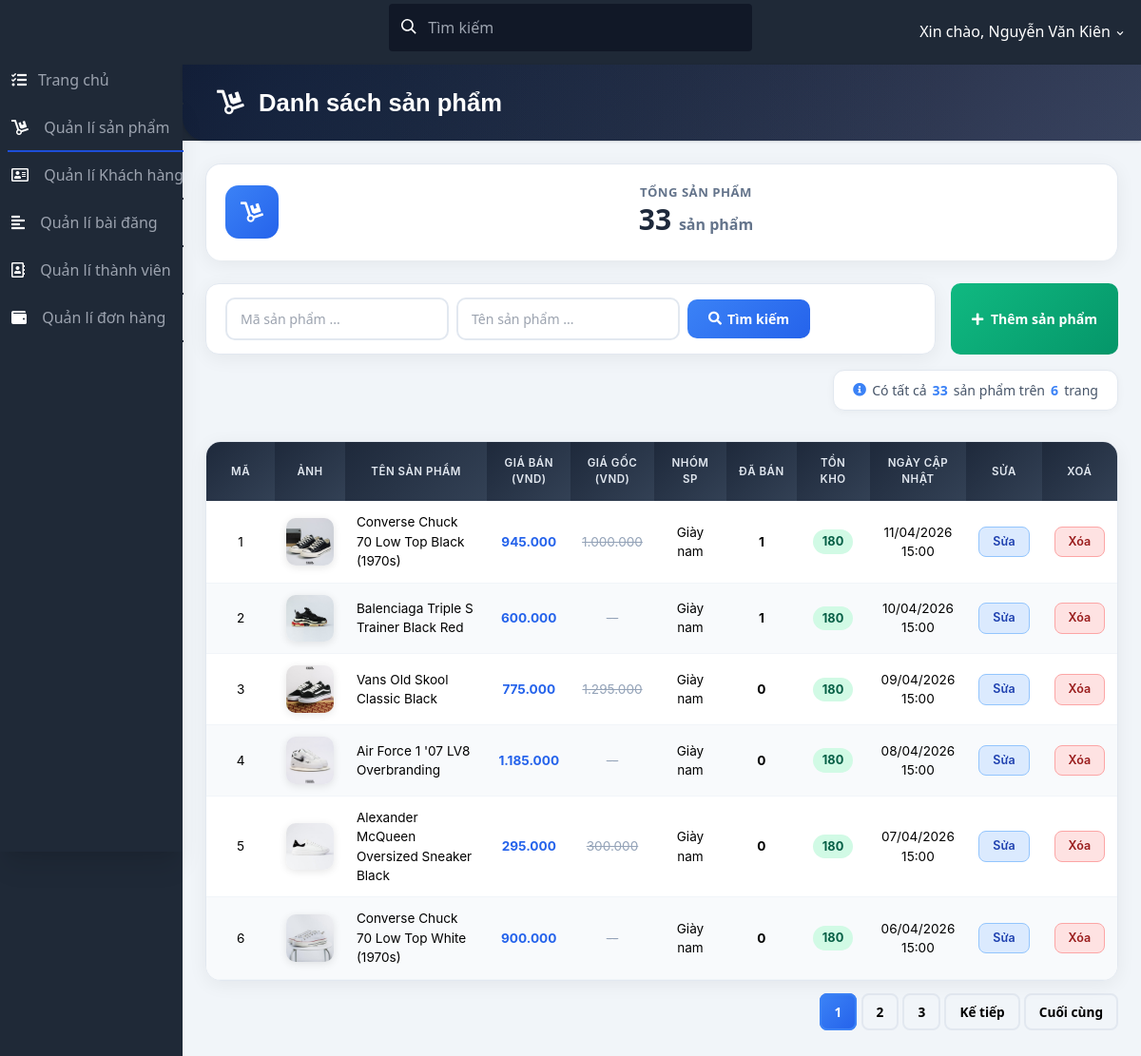
Screenshot of /admin/quanlisanpham.php (signed in) with the database file from the repository.
### tables this page shows
CREATE TABLE `tbl_qlsanpham` (
  `masp` int(11) NOT NULL AUTO_INCREMENT,
  `tensp` varchar(255) DEFAULT NULL,
  `anhgiuoithieu1` varchar(255) DEFAULT NULL,
  `anhgiuoithieu2` varchar(255) DEFAULT NULL,
  `anhdaidien` varchar(255) DEFAULT NULL,
  `giasanpham` int(11) DEFAULT NULL,
  `giagoc` int(11) DEFAULT NULL,
  `noidung` varchar(5000) DEFAULT NULL,
  `ngaytao` int(11) DEFAULT NULL,
  `nhomsp` varchar(255) DEFAULT NULL,
  `ngaycapnhat` int(11) DEFAULT NULL,
  PRIMARY KEY (`masp`)
);

### admin/quanlisanpham.php (the view, shortened to what this page needs)
<?php
    include './connect_db.php';
    require_once dirname(__DIR__) . '/includes/inventory_helper.php';
    $item_per_page = !empty($_GET['per_page']) ? $_GET['per_page'] : 6;
    $current_page = !empty($_GET['page']) ? $_GET['page'] : 1;
    $offset = ($current_page - 1) * $item_per_page;
    $totalRecords = mysqli_query($con, "SELECT * FROM `tbl_qlsanpham`");
    $totalRecords = $totalRecords->num_rows;
    $totalPages = ceil($totalRecords / $item_per_page);
    if (!empty($where)) {
        $result = mysqli_query($con,
            "SELECT * FROM `tbl_qlsanpham` where (" . $where . ") ORDER BY `masp` ASC  LIMIT " . $item_per_page .
            " OFFSET " . $offset);
    } else {
        $result = mysqli_query($con,
            "SELECT * FROM `tbl_qlsanpham` ORDER BY `masp` ASC  LIMIT " . $item_per_page . " OFFSET " . $offset);
    }
    $sold_query = mysqli_query($con, "SELECT masp, SUM(quantity) as sold FROM `oder_chitiet` GROUP BY masp");
    $soldMap = [];
    if ($sold_query) {
        while ($s = mysqli_fetch_assoc($sold_query)) {
            $soldMap[$s['masp']] = (int)$s['sold'];
        }
    }
    $stock_query = mysqli_query($con, "SELECT masp, SUM(soluong) as total_stock, MIN(soluong) as min_stock FROM `tbl_tonkho` GROUP BY masp");
    $stockMap = [];
    if ($stock_query) {
        while ($st = mysqli_fetch_assoc($stock_query)) {
            $stockMap[$st['masp']] = ['total' => (int)$st['total_stock'], 'min' => (int)$st['min_stock']];
        }
    }
?>
<!DOCTYPE html>
<html lang="en">
<head>
    <link href="https://use.fontawesome.com/releases/v5.3.1/css/all.css"
          rel="stylesheet">
    <link href="https://unpkg.com/tailwindcss@^2/dist/tailwind.min.css"
          rel="stylesheet">
    <link href="https://afeld.github.io/emoji-css/emoji.css" rel="stylesheet">
    <link href="css/test.css" rel="stylesheet">
</head>
<body class="bg-gray-800 font-sans leading-normal tracking-normal mt-12">
<nav class="fixed top-0 z-20 px-1 pt-2 pb-1 mt-0 w-full h-auto bg-gray-800 md:pt-1">
    <div class="flex flex-wrap items-center">
        <div class="flex flex-shrink justify-center text-white md:w-1/3 md:justify-start">
            <a href="#">
                <span class="pl-2 text-xl"><i class="em em-grinning"></i></span>
            </a>
        </div>
        <div class="flex flex-1 justify-center px-2 text-white md:w-1/3 md:justify-start">
                <span class="relative w-full">
                    <input class="px-2 py-3 pl-10 w-full leading-normal text-white bg-gray-900 rounded border border-transparent transition appearance-none focus:outline-none focus:border-gray-400"
                           placeholder="Tìm kiếm"
                           type="search">
                    <div class="absolute search-icon"
                         style="top: 1rem; left: .8rem;">
                        <svg class="w-4 h-4 text-white pointer-events-none fill-current"
                             viewBox="0 0 20 20"
                             xmlns="http://www.w3.org/2000/svg">
                            <path d="M12.9 14.32a8 8 0 1 1 1.41-1.41l5.35 5.33-1.42 1.42-5.33-5.34zM8 14A6 6 0 1 0 8 2a6 6 0 0 0 0 12z"></path>
                        </svg>
                    </div>
                </span>
        </div>
        <div class="flex justify-between content-center pt-2 w-full md:w-1/3 md:justify-end">
            <ul class="flex flex-1 justify-between items-center list-reset md:flex-none">
                <li class="flex-1 md:flex-none md:mr-3">
                    <div class="inline-block relative">
                        <button class="text-white drop-button focus:outline-none"
                                onclick="toggleDD('myDropdown')"><span
                                    class="pr-2"></span> <?php
                                echo 'Xin chào, ' . $_SESSION['dangnhap1'] ?>
                            <svg class="inline h-3 fill-current"
                                 viewBox="0 0 20 20"
                                 xmlns="http://www.w3.org/2000/svg">
                                <path d="M9.293 12.95l.707.707L15.657 8l-1.414-1.414L10 10.828 5.757 6.586 4.343 8z"/>
                            </svg>
                        </button>
                    </div>
                </li>
            </ul>
        </div>
    </div>
</nav>
<div class="flex flex-col md:flex-row">
    <div class="bg-gray-800 shadow-xl h-16 fixed bottom-0 mt-12 md:relative md:h-screen z-10 w-full md:w-48">
        <div class="md:mt-12 md:w-50 md:fixed md:left-0 md:top-0 content-center md:content-start text-left justify-between">
            <ul class="list-reset flex flex-row md:flex-col py-0 md:py-3 px-1 md:px-2 text-center md:text-left">
                <li class="mr-3 flex-1">
                    <a class="block py-1 md:py-3 pl-1 align-middle text-white no-underline hover:text-white border-b-2 border-gray-800 hover:border-pink-500"
                       href="./trangchu.php">
                        <i class="fas fa-tasks pr-0 md:pr-3"></i><span
                                class="pb-1 md:pb-0 text-xs md:text-base text-gray-600 md:text-gray-400 block md:inline-block">Trang chủ</span>
                    </a>
                </li>
                <li class="mr-3 flex-1">
                    <a class="block py-1 md:py-3 pl-1 align-middle text-white no-underline hover:text-white border-b-2 border-gray-800 border-blue-700"
                       href="./quanlisanpham.php">
                        <i class="fas fa-dolly md:pr-3"></i>
                        <span
                                class="pb-1 md:pb-0 text-xs md:text-base text-gray-600 md:text-gray-400 block md:inline-block">Quản lí sản phẩm</span>
                    </a>
                </li>
                <li class="mr-3 flex-1">
                    <a class="block py-1 md:py-3 pl-1 align-middle text-white no-underline hover:text-white border-b-2 border-gray-800 hover:border-yellow-400"
                       href="./quanlikhachhang.php">
                        <i class="far fa-address-card md:pr-3"></i>
                        <span
                                class="pb-1 md:pb-0 text-xs md:text-base text-gray-600 md:text-gray-400 block md:inline-block">Quản lí Khách hàng</span>
                    </a>
                </li>
                <li class="mr-3 flex-1">
                    <a class="block py-1 md:py-3 pl-1 align-middle text-white no-underline hover:text-white border-b-2 border-gray-800 hover:border-blue-500"
                       href="./quanlibaidang.php">
                        <i class="fas fa-align-left md:pr-3"></i>
                        <span
                                class="pb-1 md:pb-0 text-xs md:text-base text-gray-600 md:text-gray-400 block md:inline-block">Quản lí bài đăng</span>
                    </a>
                </li>
                <li class="mr-3 flex-1">
                    <a class="block py-1 md:py-3 pl-0 md:pl-1 align-middle text-white no-underline hover:text-white border-b-2 border-gray-800 hover:border-pink-400"
                       href="./quanlithanhvien.php">
                        <i class="far fa-address-book md:pr-3"></i>
                        <span
                                class="pb-1 md:pb-0 text-xs md:text-base text-gray-600 md:text-gray-400 block md:inline-block">Quản lí thành viên</span>
                    </a>
                </li>
                <li class="mr-3 flex-1">
                    <a class="block py-1 md:py-3 pl-0 md:pl-1 align-middle text-white no-underline hover:text-white border-b-2 border-gray-800 hover:border-green-400"
                       href="./quanlidonhang.php">
                        <i class="fas fa-wallet md:pr-3"></i>
                        <span
                                class="pb-1 md:pb-0 text-xs md:text-base text-gray-600 md:text-gray-400 block md:inline-block">Quản lí đơn hàng</span>
                    </a>
                </li>
            </ul>
        </div>
    </div>
    <div class="main-content flex-1 bg-gray-100 mt-12 md:mt-2 pb-24 md:pb-5">
        <div class="bg-gray-800 pt-3">
            <div class="page-hero shadow text-2xl text-white">
                <h3 class="font-bold pl-2"><i class="fas fa-dolly mr-2"></i> Danh sách sản phẩm</h3>
            </div>
        </div>
        <div class="flex flex-wrap">
            <div class="w-full p-6">
                <div class="metric-card p-5 animate-in">
                    <div class="flex flex-row items-center">
                        <div class="flex-shrink pr-4">
                            <div class="metric-icon"><i
                                        class="fas fa-dolly fa-lg" style="color:#fff;"></i>
                            </div>
                        </div>
                        <div class="flex-1 text-right md:text-center">
                            <h5 class="font-bold uppercase" style="color:#64748b; font-size:0.82rem; letter-spacing:0.5px;">Tổng sản phẩm</h5>
                            <h3 class="font-bold text-3xl" style="color:#1e293b;"><?= $totalRecords ?> <span style="font-size:1rem;color:#64748b;">sản phẩm</span></h3>
                        </div>
                    </div>
                </div>
            </div>
            <div class="w-full px-6 pb-4 flex flex-row-reverse">
                <button class="btn-add ml-4">
                    <a href="./themsanpham.php"><i class="fas fa-plus mr-1"></i> Thêm sản phẩm</a>
                </button>
                <div class="search-bar flex-1 animate-in" style="animation-delay: 0.1s;">
                    <form action="quanlisanpham.php?action=search" method="POST" class="flex items-center gap-2 flex-wrap w-full">
                            <input type="text"
                                   placeholder="Mã sản phẩm ..." name="masp"
                                   value="<?= !empty($masp) ? $masp : "" ?>"/>
                            <input type="text"
                                   placeholder="Tên sản phẩm ..." name="tensp"
                                   value="<?= !empty($tensp) ? $tensp : "" ?>"/>
                            <button type="submit" class="btn-search">
                                <i class="fas fa-search"></i> Tìm kiếm
                            </button>
                    </form>
                </div>
            </div>
            <div class="flex w-full px-6 pb-2 justify-end">
                <div class="records-info"><i class="fas fa-info-circle" style="color:#3b82f6;"></i> Có tất cả <strong><?= $totalRecords ?></strong> sản phẩm trên <strong><?= $totalPages ?></strong> trang</div>
            </div>
            <div class="w-full p-6">
              <div class="table-wrapper animate-in" style="animation-delay: 0.2s;">
                <table id="table_customers">
                    <thead>
                    <tr>
                        <th class="w-1/12 ">Mã</th>
                        <th class="w-1/12 ">Ảnh</th>
                        <th class="w-2/12 ">Tên sản phẩm</th>
                        <th class="w-1/12 ">Giá bán (VND)</th>
                        <th class="w-1/12 ">Giá gốc (VND)</th>
                        <th class="w-1/12 ">Nhóm SP</th>
                        <th class="w-1/12 ">Đã bán</th>
                        <th class="w-1/12 ">Tồn kho</th>
                        <th class="w-1/12 ">Ngày cập nhật</th>
                        <th class="w-1/12 ">Sửa</th>
                        <th class="w-1/12 ">Xoá</th>
                    </tr>
                    </thead>
                    <tbody>
                    <?php
                        while ($row = mysqli_fetch_array($result)) {
                            ?>
                            <tr>
                                <td class="text-center"><?= $row['masp'] ?></td>
                                <td><img height="100"
                                         src="<?= $row['anhdaidien'] ?>"
                                         width="100"/></td>
                                <td><?= $row['tensp'] ?></td>
                                <td class="text-center" style="color:#2563eb; font-weight:700;"><?= number_format($row['giasanpham'], 0, ",", ".") ?></td>
                                <td class="text-center" style="color:#94a3b8; text-decoration: line-through;"><?= $row['giagoc'] > 0 ? number_format($row['giagoc'], 0, ",", ".") : '--' ?></td>
                                <td class="text-center"><?= $row['nhomsp'] ?? '--' ?></td>
                                <td class="text-center font-bold"><?= $soldMap[$row['masp']] ?? 0 ?></td>
                                <td class="text-center">
                                    <?php
                                    $totalStock = $stockMap[$row['masp']]['total'] ?? 0;
                                    $stockColorClass = $totalStock <= 0 ? 'background:#fee2e2;color:#991b1b;' : ($totalStock <= 20 ? 'background:#fef3c7;color:#92400e;' : 'background:#d1fae5;color:#065f46;');
                                    ?>
                                    <span style="<?= $stockColorClass ?> padding:3px 10px; border-radius:50px; font-weight:700; font-size:0.8rem; display:inline-block;">
                                        <?= $totalStock ?>
                                    </span>
                                </td>
                                <td class="text-center"><?= $row['ngaycapnhat'] ? date('d/m/Y H:i', $row['ngaycapnhat']) : '--' ?></td>
                                <td class="text-center doimau"><a
                                            href="./edit_qlsanpham.php?masp=<?= $row['masp'] ?>">Sửa</a>
                                </td>
                                <td class="text-center doimau"><a
                                            href="./delete_qlsanpham.php?masp=<?= $row['masp'] ?>">Xóa</a>
                                </td>
                            </tr>
                            <?php
                        } ?>
                    </tbody>
                </table>
              </div>
                <?php
                    include './pagination.php';
                ?>
            </div>
        </div>
    </div>
</div>
</body>
</html>

### rows the page displays
tbl_qlsanpham: masp "1", anhdaidien (picture), tensp "Converse Chuck 70 Low Top Black (1970s)", giasanpham "945.000", giagoc "1.000.000", nhomsp "Giày nam", masp "180", ngaycapnhat "11/04/2026 15:00"
tbl_qlsanpham: masp "2", anhdaidien (picture), tensp "Balenciaga Triple S Trainer Black Red", giasanpham "600.000", nhomsp "Giày nam", masp "1", masp "180", ngaycapnhat "10/04/2026 15:00"
tbl_qlsanpham: masp "3", anhdaidien (picture), tensp "Vans Old Skool Classic Black", giasanpham "775.000", giagoc "1.295.000", nhomsp "Giày nam", masp "0", masp "180", ngaycapnhat "09/04/2026 15:00"
tbl_qlsanpham: masp "4", anhdaidien (picture), tensp "Air Force 1 '07 LV8 Overbranding", giasanpham "1.185.000", nhomsp "Giày nam", masp "0", masp "180", ngaycapnhat "08/04/2026 15:00"
tbl_qlsanpham: masp "5", anhdaidien (picture), tensp "Alexander McQueen Oversized Sneaker Black", giasanpham "295.000", giagoc "300.000", nhomsp "Giày nam", masp "0", masp "180", ngaycapnhat "07/04/2026 15:00"
tbl_qlsanpham: masp "6", anhdaidien (picture), tensp "Converse Chuck 70 Low Top White (1970s)", giasanpham "900.000", nhomsp "Giày nam", masp "0", masp "180", ngaycapnhat "06/04/2026 15:00"

### other values shown
$_SESSION['dangnhap1'] "Nguyễn Văn Kiên"
$totalRecords "33"
$totalPages "6"
